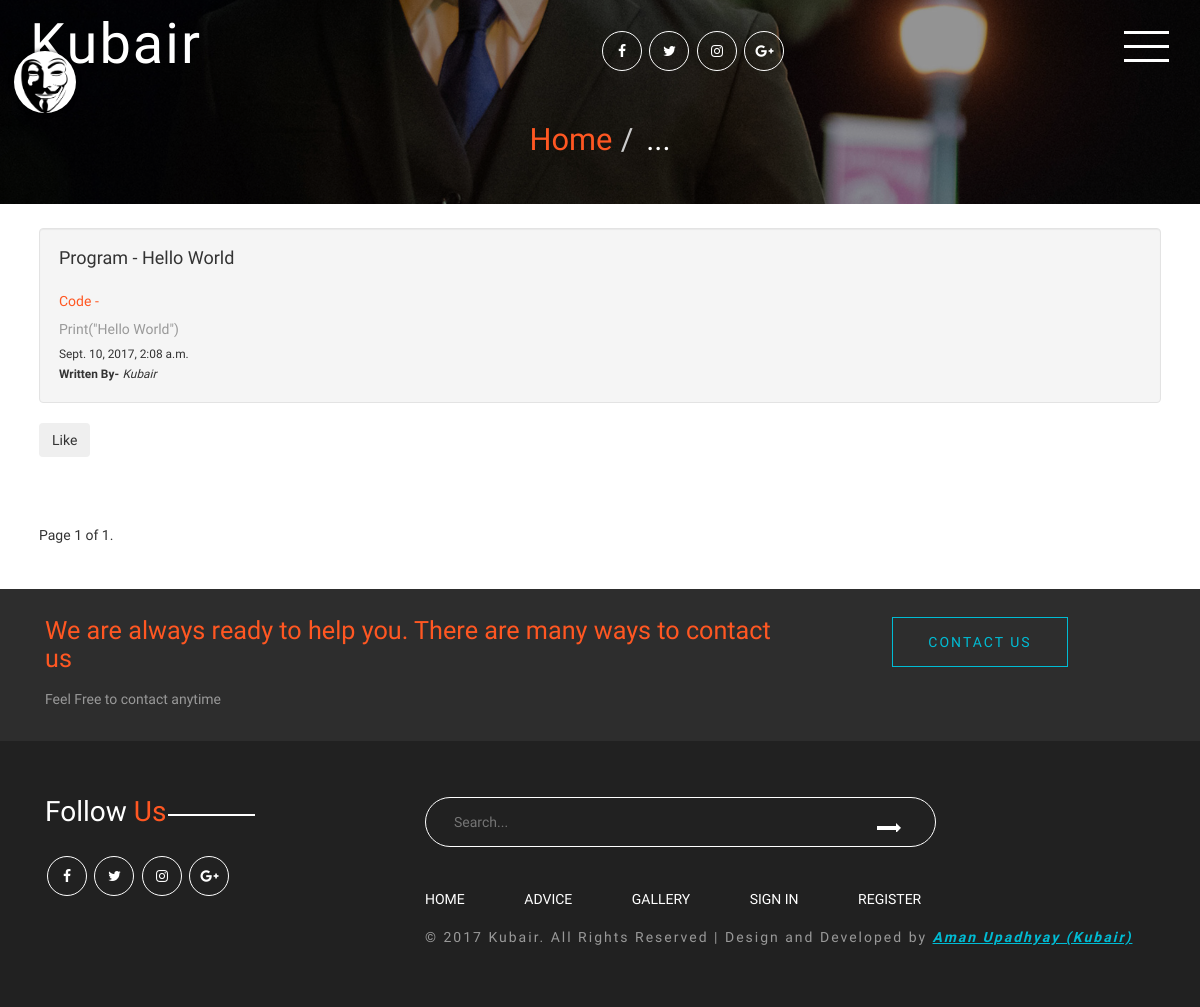
Page /python/ on the committed database.
### programs/models.py (models this page shows, shortened)
class Python_Program(models.Model):
    title=models.CharField(max_length=50,blank=False,default='Program Name')
    Program_code=models.TextField(blank=False,default='Programming Code')
    Created_time=models.DateTimeField(auto_now=True)
    author=models.ForeignKey('auth.User')
    likes=models.IntegerField(default=0)

### programs/views.py (the view)
# urls.py: url(r'^python/$', programs_views.Python_Code, name="Python"),
def Python_Code(request):
    program =Python_Program.objects.all().order_by('Created_time')
    paginator = Paginator(program, 5)
    page = request.GET.get('page')
    try:
        posts = paginator.page(page)
    except PageNotAnInteger:
        posts = paginator.page(1)
    except EmptyPage:
        posts = paginator.page(paginator.num_pages)
    contex = {'pythonp': posts}
    return render(request, 'Python_programs.html', contex)

### templates/Python_programs.html (shortened to what this page needs)
{% extends 'index.html' %}
{% load static %}
{% block content %}
    {% include 'snippts/header.html' %}
    {% for prog in pythonp %}
        <div class="container well-lg">
            <div class="col-md 6 well m-t-3">
                <h4>Program - {{ prog.title }}</h4>
                <br>
                <p class="bottom-right" style="color:#ff5722">Code - {{ prog.Program_code | linebreaks }}</p>
                <small>{{ prog.Created_time }}</small>
                <br>
                <small><b>Written By-</b></small>
                <small><i>{{ prog.author }}</i></small>
            </div>
            <button id="likes" data-id="{{ prog.id }}" class="btnlikes btn btn-social-icon">Like
                {% if prog.likes > 0 %}{{ prog.likes }} {% endif %}</button>
        </div>
    {% endfor %}
    <div class="container well-lg">
    <div class="pagination">
        <span class="current">
            Page {{ pythonp.number }} of {{ pythonp.paginator.num_pages }}.</span>
    </div>
    </div>
    {% include 'snippts/contactus_footer.html' %}
    {% include 'snippts/footer.html' %}
{% endblock content %}

### Advises/static/css/style.css (style rules this page uses)
body { margin:0; font-family: 'Roboto Condensed', sans-serif; background: #fff; }
h1,h2,h3,h4,h5,h6 { margin:0; font-family: 'Oswald', sans-serif; }
p { margin:0; }
p { font-size: 1em; color: #999; line-height: 2em; }
.well { font-weight: 300; font-size: 14px; }

### rows in the picture
Python_Program: title "Hello World", Program_code "Print(\"Hello World\")", Created_time "Sept. 10, 2017, 2:08 a.m.", author "Kubair"

### other values in the picture
{{ pythonp.number }} "1"
{{ pythonp.paginator.num_pages }} "1"
